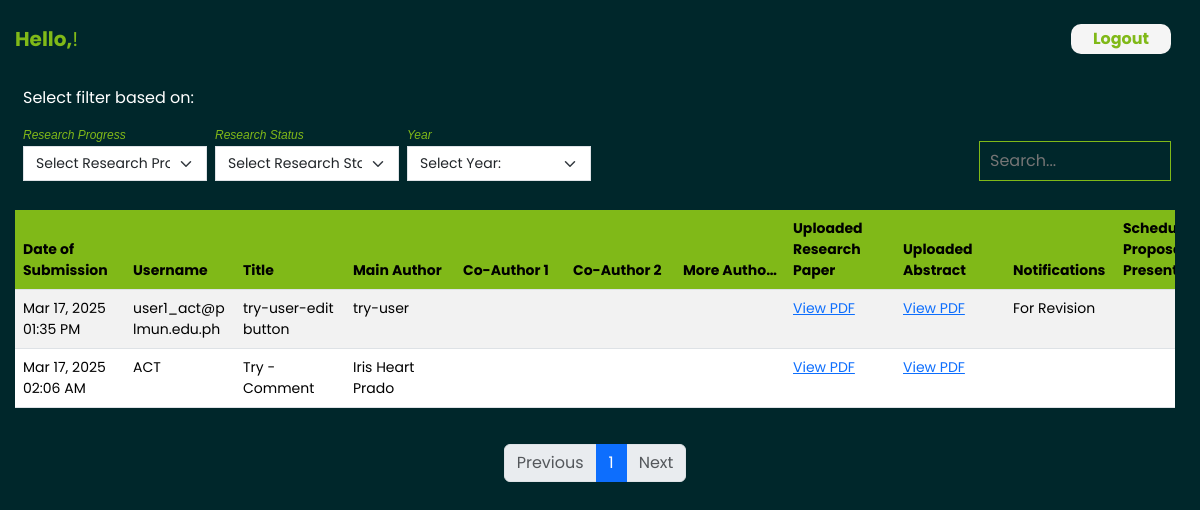
Page /login/program_head/program_head.php (signed in) on the committed database.
### tables this page shows
CREATE TABLE `tbl_fileupload` (
  `id` int(50) NOT NULL,
  `date_of_submission` timestamp NOT NULL DEFAULT current_timestamp(),
  `username` varchar(50) NOT NULL,
  `department` varchar(50) NOT NULL,
  `program` varchar(50) NOT NULL,
  `remarks` varchar(50) DEFAULT NULL,
  `title` varchar(300) NOT NULL,
  `main_author` varchar(50) NOT NULL,
  `co_author_1` varchar(50) NOT NULL,
  `co_author_2` varchar(50) NOT NULL,
  `others` varchar(150) NOT NULL,
  `file_research_paper` varchar(300) NOT NULL,
  `file_abstract` varchar(300) NOT NULL,
  `notification` varchar(50) DEFAULT NULL,
  `sched_proposal` date DEFAULT NULL,
  `sched_final` date DEFAULT NULL,
  `research_status` varchar(50) DEFAULT NULL,
  `edit_access` tinyint(1) NOT NULL DEFAULT 1
);

### login/program_head/program_head.php (the view, shortened to what this page needs)
<?php
    include '../../conn.php';
    $first_name = htmlspecialchars($_SESSION['first_name']);
    $progHead_department = $_SESSION['department'];
    $progHead_program = $_SESSION['program'];
    $limit = 5;
    $page = isset($_GET['page']) && (int)$_GET['page'] > 0 ? (int)$_GET['page'] : 1;
    $offset = ($page - 1) * $limit;
    $sql = "SELECT id,
                DATE_FORMAT(date_of_submission, '%b %d, %Y %h:%i %p') AS formatted_date_of_submission,
                username, title, main_author, co_author_1, co_author_2, others,
                file_research_paper, file_abstract, notification,
                DATE_FORMAT(sched_proposal, '%b %d, %Y') AS formatted_sched_proposal,
                DATE_FORMAT(sched_final, '%b %d, %Y') AS formatted_sched_final,
                research_status, edit_access
            FROM tbl_fileUpload
            WHERE department = ? AND program = ?
            ORDER BY date_of_submission DESC
            LIMIT ? OFFSET ?";
    $stmt = $conn->prepare($sql);
    $stmt->bind_param("ssii", $progHead_department, $progHead_program, $limit, $offset);
    $stmt->execute();
    $result = $stmt->get_result();
    $total_query = $conn->prepare("SELECT COUNT(*) FROM tbl_fileUpload WHERE department = ? AND program = ?");
    $total_query->bind_param("ss", $progHead_department, $progHead_program);
    $total_query->execute();
    $total_query->bind_result($total_rows);
    $total_pages = max(ceil($total_rows / $limit), 1);
?>
<!DOCTYPE html>
<html lang="en">
<head>
    <link href="program_head.css" rel="stylesheet">
    <link href="/Root_2/dist/css/bootstrap.min.css" rel="stylesheet">
</head>
<body>
    <div class="container-fluid main p-0">
        <section class="navBarSection">
            <div class="row p-1">
                <div class="col-6 col-md-6 p-0 ps-md-2 d-flex align-items-center hello">
                    <span class="txt-hello">Hello,</span>
                    <span class="txt-username"><?php echo $first_name; ?>!</span>
                </div>
                <div class="col-6 col-md-6  d-flex align-items-center justify-content-end">
                    <form action="/Root_2/logout.php" method="post">
                        <button type="submit" class="btn-logout">Logout</button>
                    </form>
                </div>
            </div>
        </section>
         <section class="filterSection mt-3">
            <div class="row px-3">
                <div class="col-12 col-md-2 order-5 offset-md-4 mt-1 p-0 d-flex align-items-center justify-content-md-end align-self-end mb-1 search">
                    <i class="fa fa-search p-1"></i>
                    <input type="text" class="input-search fa-search" id="searchInput" placeholder="Search..." onkeyup="filterTable()">
                </div>
                <div class="col-12 p-1 mt-2 order-1">
                    <span class="txt-filter">Select filter based on:</span>
                </div>
                <div class="col-6 col-md-2 mt-1 p-1 order-2">
                    <span class="txt-researchProgress">Research Progress</span>
                    <select class="form-select custom-select" id="notificationFilter" onchange="filterTable()">
                        <option value="">Select Research Progress:</option>
                    </select>
                </div>
                <div class="col-6 col-md-2 mt-1 p-1 order-3">
                    <span class="txt-researchStatus">Research Status</span>
                    <select class="form-select custom-select" id="statusFilter" onchange="filterTable()">
                        <option value="">Select Research Status:</option>
                    </select>
                </div>
                <div class="col-6 col-md-2 mt-1 p-1 order-4">
                    <span class="txt-year">Year</span>
                    <select class="form-select custom-select" id="yearFilter" onchange="filterTable()">
                        <option value="">Select Year:</option>
                    </select>
                </div>
            </div>
        </section>
        <section class="tableSection">
            <div class="table-responsive">
                    <table class="table table-striped custom-table"  id="researchTable">
                        <thead>
                            <tr>
                                <th class="wrap">Date of Submission</th>
                                <th>Username</th>
                                <th>Title</th>
                                <th>Main Author</th>
                                <th>Co-Author 1</th>
                                <th>Co-Author 2</th>
                                <th>More Authors</th>
                                <th class="wrap">Uploaded Research Paper</th>
                                <th class="wrap">Uploaded Abstract</th>
                                <th>Notifications</th>
                                <th class="wrap">Schedule for Proposal Presentation</th>
                            </tr>
                        </thead>
                        <tbody>
                        <?php
                            if ($result->num_rows > 0) {
                                while ($row = $result->fetch_assoc()) {
                                    echo "<tr>";
                                    echo "<td class='wrap'>" . htmlspecialchars($row['formatted_date_of_submission']) . "</td>";
                                    echo "<td class='wrap'>" . htmlspecialchars($row['username']) . "</td>";
                                    echo "<td class='wrap'>" . htmlspecialchars($row['title']) . "</td>";
                                    echo "<td class='wrap'>" . htmlspecialchars($row['main_author']) . "</td>";
                                    echo "<td>" . htmlspecialchars($row['co_author_1']) . "</td>";
                                    echo "<td>" . htmlspecialchars($row['co_author_2']) . "</td>";
                                    echo "<td>" . htmlspecialchars($row['others']) . "</td>";
                                    echo "<td><a href='review_user.php?id=" . htmlspecialchars($row['id']) . "&type=research' target='_blank'>View PDF</a></td>";
                                    echo "<td><a href='review_user.php?id=" . htmlspecialchars($row['id']) . "&type=abstract' target='_blank'>View PDF</a></td>";
                                    echo "<td class='wrap'>" . htmlspecialchars($row['notification']) . "</td>";
                                    echo "<td>" . htmlspecialchars($row['formatted_sched_proposal']) . "</td>";
                                    echo "</tr>";
                                }
                            } else {
                                echo "<tr><td colspan='13'>No submissions found.</td></tr>";
                            }
                        ?>
                        </tbody>
                    </table>
                </div>
                <nav>
                    <ul class="pagination justify-content-center">
                        <?php if ($page > 1): ?>
                            <li class="page-item">
                                <a class="page-link" href="?page=<?= $page - 1 ?>">Previous</a>
                            </li>
                        <?php else: ?>
                            <li class="page-item disabled">
                                <a class="page-link">Previous</a>
                            </li>
                        <?php endif; ?>
                        <?php for ($i = 1; $i <= $total_pages; $i++): ?>
                            <li class="page-item <?= ($i == $page) ? 'active' : '' ?>">
                                <a class="page-link" href="?page=<?= $i ?>"><?= $i ?></a>
                            </li>
                        <?php endfor; ?>
                        <?php if ($page < $total_pages): ?>
                            <li class="page-item">
                                <a class="page-link" href="?page=<?= $page + 1 ?>">Next</a>
                            </li>
                        <?php else: ?>
                            <li class="page-item disabled">
                                <a class="page-link">Next</a>
                            </li>
                        <?php endif; ?>
                    </ul>
                </nav>
            </div>
</body>
</html>

### login/program_head/program_head.css (style rules this page uses)
body { padding: 20px 25px 20px 15px; width: 100vw; height:100vh; font-family: 'Poppins', sans-serif !important; color: white !important; background-color: #00272B !important; overflow-y: visible; overflow-x: hidden; }
.main { padding:0; margin:0; }
.navBarSection { padding:0px; }
.row { padding:0; }
.hello { font-size: 20px; }
.txt-hello { font-weight: 700; color: #80B918; }
.txt-username { color: #80B918; }
.search { height: 40px; width: 100%; border: #80B918 1px solid; order: 6; }
.input-search { width: 100%; max-width: 100%; border: none; outline: none; background-color: transparent; color: white; }
.btn-logout { padding: 5; border: none; border-radius: 10px; width: 100px; height: 30px; background-color: #f5f5f5; font-weight: 700; color: #80B918; }
.custom-select { font-size: 14px !important; border-radius: 0px !important; }
option { font-size: 14px; }
.txt-program, .txt-researchProgress, .txt-researchStatus, .txt-year { font-size: 12px !important; font-style: italic !important; color: #80B918; }
.tableSection { margin-top: 25px; font-size: 14px !important; }
.table-responsive, .custom-table { background-color: var(--bs-table-bg) !important; }
.table-responsive { width: 100%; overflow-x: auto; background-color: #f5f5f5; }
.custom-table { width: 100%; table-layout: fixed; white-space: nowrap; color: white; }
.custom-table th { background-color: #80B918 !important; }
.custom-table th, .custom-table td { width: 110px; text-overflow: ellipsis; overflow: hidden; }
.custom-table td.wrap, .custom-table th.wrap { white-space: normal !important; word-wrap: break-word; overflow-wrap: break-word; }
nav { margin-top: 20px; }

### rows in the picture
tbl_fileupload: formatted_date_of_submission "Mar 17, 2025 01:35 PM", username "user1_act@plmun.edu.ph", title "try-user-edit button", main_author "try-user", notification "For Revision"
tbl_fileupload: formatted_date_of_submission "Mar 17, 2025 02:06 AM", username "ACT", title "Try - Comment", main_author "Iris Heart Prado"
